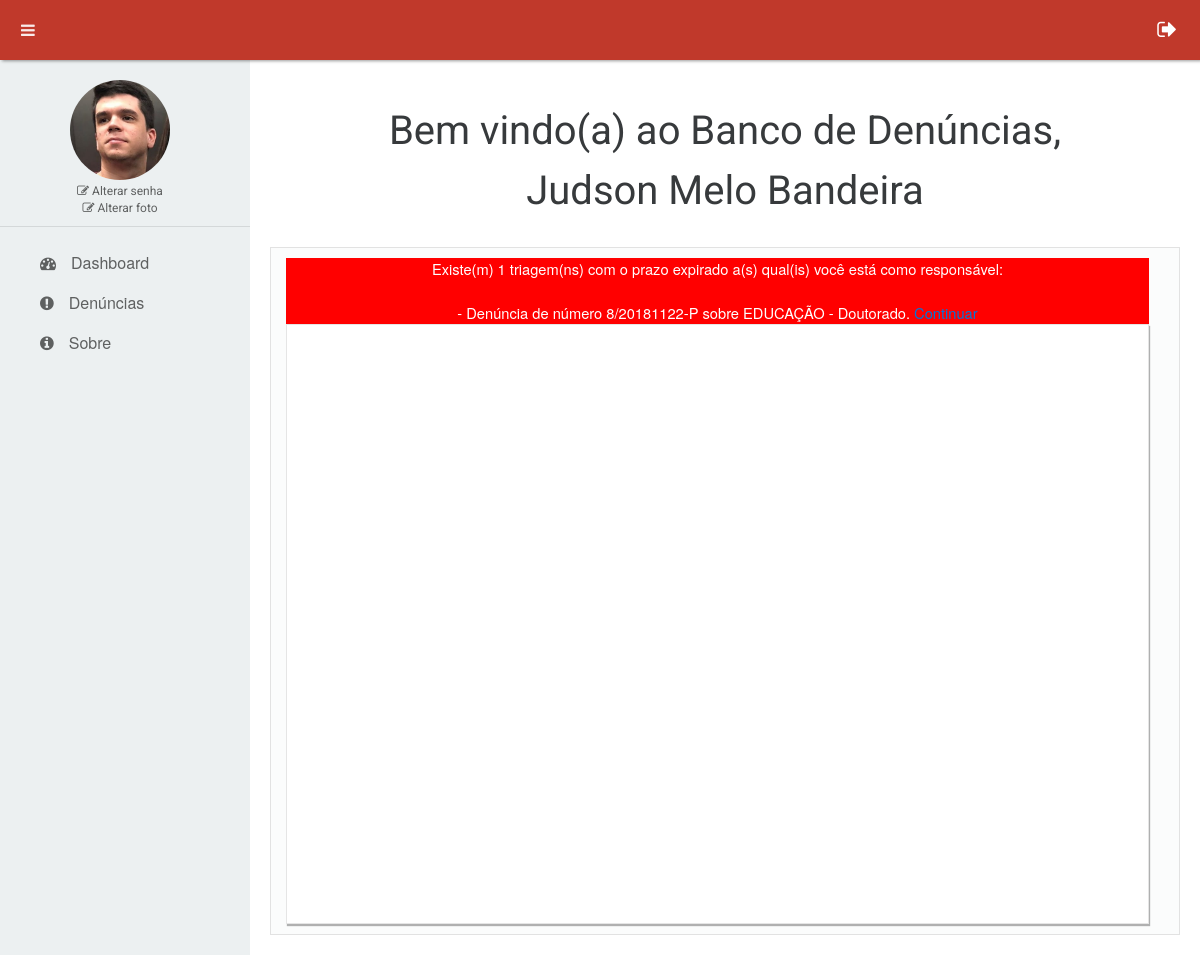
Page /home (signed in) on the committed database.
### tables this page shows
CREATE TABLE `tb_denuncias` (
  `ID` int(20) NOT NULL,
  `DS_NUMERO` varchar(20) NOT NULL,
  `DS_TIPO` enum('IDENTIFICADA','NÃO IDENTIFICADA') NOT NULL,
  `ID_SERVIDOR` int(20) NOT NULL,
  `ID_ASSUNTO` int(20) NOT NULL,
  `DS_NOME_DENUNCIANTE` varchar(50) DEFAULT NULL,
  `DS_CPF_DENUNCIANTE` varchar(14) DEFAULT NULL,
  `DS_EMAIL_DENUNCIANTE` varchar(30) DEFAULT NULL,
  `DS_TELEFONE_DENUNCIANTE` varchar(9) DEFAULT NULL,
  `TX_DESCRICAO_FATO` text NOT NULL,
  `ID_ORGAO_DENUNCIADO` int(20) DEFAULT NULL,
  `ID_MUNICIPIO_FATO` int(20) DEFAULT NULL,
  `DS_ENVOLVIDOS` varchar(100) DEFAULT NULL,
  `DT_REGISTRO_EOUV` date NOT NULL,
  `DT_REGISTRO` date NOT NULL,
  `DS_PROTOCOLO_EOUV` varchar(10) NOT NULL,
  `DS_NUMERO_PROCESSO_SEI` varchar(23) NOT NULL,
  `BL_ACESSO_RESTRITO` tinyint(1) DEFAULT NULL,
  `ID_RESPONSAVEL_TRIAGEM` int(20) DEFAULT NULL,
  `DS_RELEVANCIA` enum('BAIXO','MÉDIO','ALTO') DEFAULT NULL,
  `DT_TERMINO_TRIAGEM` date DEFAULT NULL,
  `DS_ANDAMENTO` enum('AGUARDANDO COMPLEMENTAÇÃO DO DENUNCIANTE','AGUARDANDO ANÁLISE PRELIMINAR DA OUVIDORIA') DEFAULT NULL,
  `DS_SITUACAO` enum('AGUARDANDO TRIAGEM','EM TRIAGEM','APTA','NÃO APTA') DEFAULT 'AGUARDANDO TRIAGEM',
  `ID_UNIDADE_APURACAO` int(20) DEFAULT NULL,
  `BL_TRIAGEM_CONCLUIDA` tinyint(4) NOT NULL DEFAULT '0',
  `DS_STATUS` enum('PROCEDENTE','NÃO PROCEDENTE - NÃO OCORRÊNCIA DO FATO DENUNCIADO','NÃO PROCEDENTE - INEXISTÊNCIA DE PROVAS','NÃO TRATADA') NOT NULL DEFAULT 'NÃO TRATADA'
);

CREATE TABLE `tb_assuntos_denuncia` (
  `ID` int(20) NOT NULL,
  `DS_NOME_MACRO` varchar(100) NOT NULL,
  `DS_NOME_MICRO` varchar(100) DEFAULT NULL
);

### controller/HomeController.php (called while the page is built, shortened)
<?php
require_once $_SESSION['PATH_VIEW'].'HomeView.php';
class HomeController extends Controller{
	function __construct(){
		$this->homeView = new $tipoView();
		$this->denunciasModel = new DenunciasModel();
	}
	public function carregarHome(){
		$_REQUEST['TRIAGENS_EXPIRADAS'] = $this->denunciasModel->getTriagensPrazoExpirado();
		$this->homeView->setTitulo("<center>Bem vindo(a) ao Banco de Denúncias, <br>" . $_SESSION['NOME'] . "</center>");
		$this->homeView->setConteudo('home');
		$this->homeView->carregar();
	}
}
?>

### model/Model.php (called while the page is built, shortened)
<?php
class Model{
	protected $conexao;
	public function conectar(){
		$this->conexao = mysqli_connect('localhost', 'root', '', 'banco-denuncias') or die(mysqli_error($nome_banco));
		mysqli_query($this->conexao, "SET NAMES 'utf8'");
		mysqli_query($this->conexao, 'SET character_set_connection=utf8');
		mysqli_query($this->conexao, 'SET character_set_client=utf8');
		mysqli_query($this->conexao, 'SET character_set_results=utf8');
	}
	public function executarQueryLista($query){
		$resultado = mysqli_query($this->conexao, $query) or die(mysqli_error($this->conexao));
		$lista = array();
		While($row = mysqli_fetch_array($resultado)){
			array_push($lista, $row);
		}
		return $lista;
	}
}
?>

### model/DenunciasModel.php (called while the page is built, shortened)
<?php
require_once $_SERVER['DOCUMENT_ROOT'].'/model/Model.php';
class DenunciasModel extends Model{
	public function getTriagensPrazoExpirado(){
		$query = "
		SELECT a.*,
		b.DS_NOME_MACRO NOME_MACRO, b.DS_NOME_MICRO NOME_MICRO
		FROM tb_denuncias a
		INNER JOIN tb_assuntos_denuncia b ON a.ID_ASSUNTO = b.ID
		WHERE DT_TERMINO_TRIAGEM IS NOT NULL
		AND DT_TERMINO_TRIAGEM < NOW()
		AND ID_RESPONSAVEL_TRIAGEM = ".$_SESSION['ID']."";
		$lista = $this->executarQueryLista($query);
		return $lista;
	}
}
?>

### view/HomeView.php (the view)
<?php
require_once $_SERVER['DOCUMENT_ROOT'].'/view/View.php';
class HomeView extends View{
	public function home(){ ?>
		<?php
		$listaTriagensExpiradas = $_REQUEST['TRIAGENS_EXPIRADAS'];
		if(count($listaTriagensExpiradas)>0){
		?>
			<div style='background-color:red;text-align:center;width:100%;'>
				<font color='white'>Existe(m) <?php echo count($listaTriagensExpiradas) ?> triagem(ns) com o prazo expirado a(s) qual(is) você está como responsável:<br><br>
					<?php foreach($listaTriagensExpiradas as $triagem){ ?>
					- Denúncia <?php $triagem['DS_TIPO'] ?> de número <?php echo $triagem['DS_NUMERO'] ?> sobre <?php echo $triagem['NOME_MACRO'] ?> - <?php echo $triagem['NOME_MICRO'] ?>. <a href='/denuncias/triagem/<?php echo $triagem['ID'] ?>'>Continuar</a><br>
					<?php } ?>
				</font>
			</div>
		<?php } ?>
		<div class='grafico'>
		</div>
<?php
	}
}
?>

### view/_libs/css/estilo.css (style rules this page uses)
* { margin:0; padding:0; list-style:none; }
html { height:100%; font-family: 'Montserrat', sans-serif; padding: 0; }
a:link, a:visited, a:hover, a:active { text-decoration: none }
.grafico { min-height: 600px; width: 100%; border-style: solid; border-width: 1px; border-color: rgba(0,0,0,0.1); box-shadow: 1px 2px 1px rgba(0,0,0,0.3); padding: 20px; background-color: white; }
body { margin: 0; }

### rows in the picture
tb_denuncias: DS_NUMERO "8/20181122-P", ID_ASSUNTO.DS_NOME_MACRO "EDUCAÇÃO", ID_ASSUNTO.DS_NOME_MICRO "Doutorado"

### other values in the picture
$this->titulo "Bem vindo(a) ao Banco de Denúncias, Judson Melo Bandeira"
count($listaTriagensExpiradas) "1"
